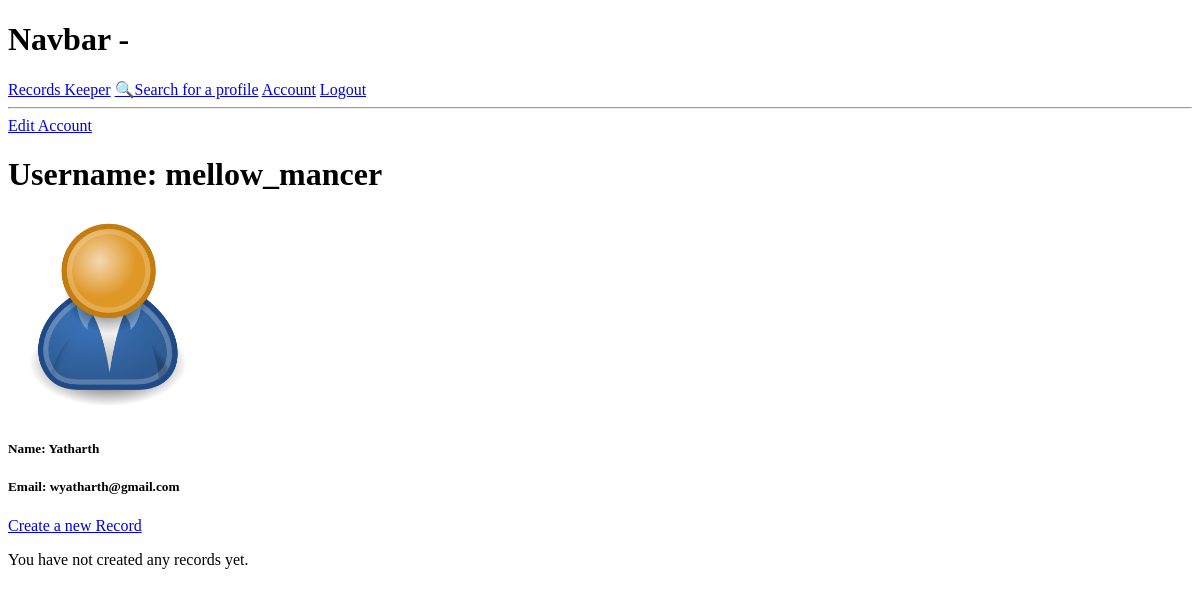
/users/account/ (signed in), run on an earlier commit of the app's database.
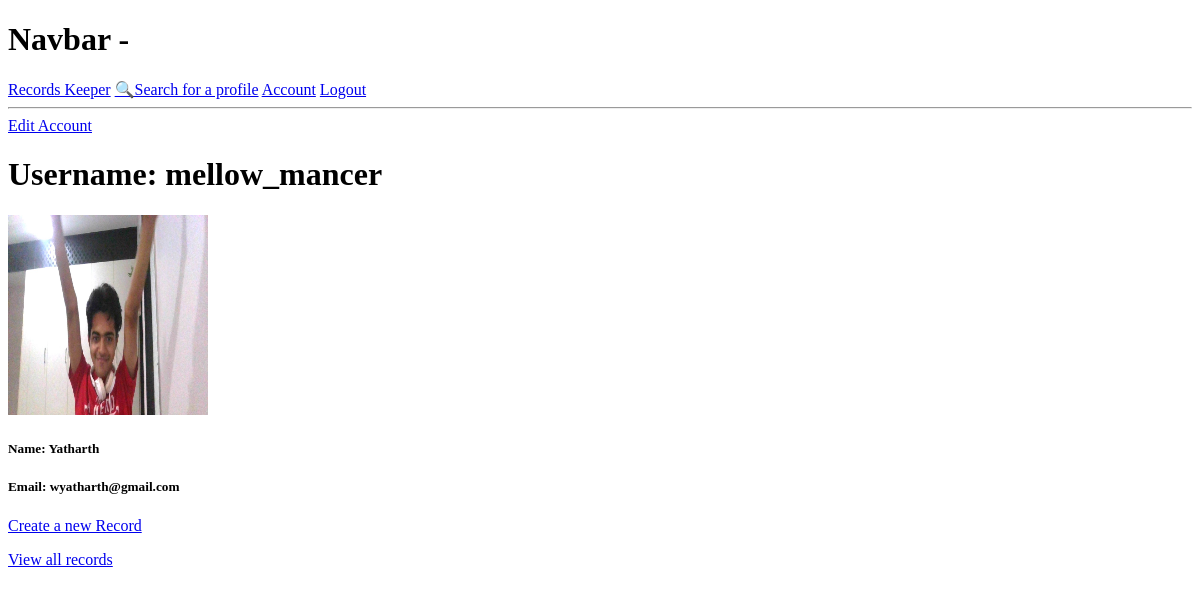
And on a later commit of the database.
### users/models.py (models this page shows, shortened)
class Profile(models.Model):
    user=models.OneToOneField(User, on_delete=models.CASCADE, null=True, blank=True)
    name=models.CharField(max_length=200, null=True, blank=True)
    email=models.EmailField(max_length=500, null=True, blank=True)
    short_intro= models.TextField(max_length=500, null=True, blank=True)
    username=models.CharField(max_length=200, null=True, blank=True)
    profile_image=models.ImageField(upload_to="images/", default="profiles/user-default.png", null=True, blank=True)
    created=models.DateTimeField(auto_now_add=True)
    id=models.UUIDField(default=uuid.uuid4, unique=True, primary_key=True, editable=False)

### users/views.py (the view)
# urls.py: path("account/", views.userAccount, name='account'),
@login_required(login_url='login')
def userAccount(request):
    profile=request.user.profile
    c=Table.objects.filter(owner=profile).count()
    context={'profile':profile, 'c':c}
    return render(request, "users/account.html", context)

### users/templates/users/account.html
{% extends 'main.html' %}
{% block content %}
<a href="{% url 'edit-account' %}">Edit Account</a>
<h1>Username: {{profile.username}}</h1>
<img src="{{profile.profile_image.url}}" alt="Profile Image" width="200" height="200">
<h5>Name: {{profile.name}}</h5>
<h5>Email: {{profile.email}}</h5>
<p><a href="{% url 'add-table' %}">Create a new Record</a></p>
{% if c != 0 %}
<p><a href="{% url 'view-tables' profile.id %}">View all records</a></p>
{% else %}
<p>You have not created any records yet.</p>
{% endif %}
{% endblock %}

### templates/main.html (shortened to what this page needs)
<!DOCTYPE html>
<html lang="en">
<head>
</head>
<body>
    {% include 'navbar.html' %}
    {% block content %}
    {% endblock %}
</body>
</html>

### templates/navbar.html
<h1>Navbar - </h1>
<a href="{% url 'home' %}">Records Keeper</a>
<a href="{% url 'profiles' %}">&#128269Search for a profile</a>
{% if request.user.is_authenticated %}
<a href="{% url 'account' %}">Account</a>
<a href="{% url 'logout' %}">Logout</a>
{% else %}
<a href="{% url 'login' %}">LogIn/SignUp</a>
{% endif %}
<hr>

What changed in the data, as far as the page shows it:
changed Profile "mellow_mancer": profile_image: picture added in place of a placeholder
Also different on the page:
text no longer shown: "You have not created any records yet."
text now shown: "View all records"
